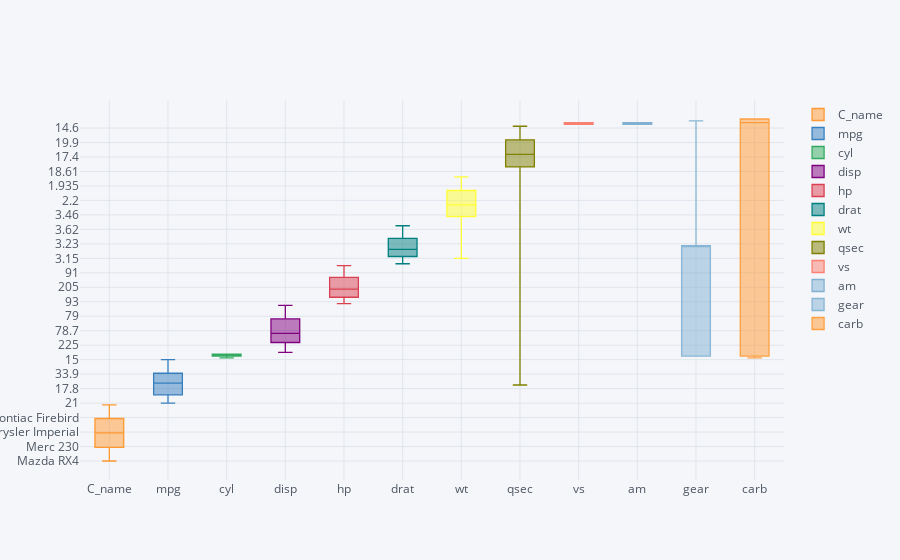

The notebook cell this image was saved under:
### Markdown cell above
# Box Plot

### Code cell
cars.iplot(kind='box')

### Figure 1 — Plotly figure (JSON) as saved in the notebook; plotly's stock layout.template omitted (floating-point values rounded to 4 significant figures)
{"data": [{"boxpoints": false, "line": {"width": 1.3}, "marker": {"color": "rgba(255, 153, 51, 1.0)"}, "name": "C_name", "orientation": "v", "type": "box", "uid": "cbb06ae7-3b47-4fe1-bb8e-6683c808913a", "y": ["Mazda RX4", "Mazda RX4 Wag", "Datsun 710", "Hornet 4 Drive", "Hornet Sportabout", "Valiant", "Duster 360", "Merc 240D", "Merc 230", "Merc 280", "Merc 280C", "Merc 450SE", "Merc 450SL", "Merc 450SLC", "Cadillac Fleetwood", "Lincoln Continental", "Chrysler Imperial", "Fiat 128", "Honda Civic", "Toyota Corolla", "Toyota Corona", "Dodge Challenger", "AMC Javelin", "Camaro Z28", "Pontiac Firebird", "Fiat X1-9", "Porsche 914-2", "Lotus Europa", "Ford Pantera L", "Ferrari Dino", "Maserati Bora", "Volvo 142E"]}, {"boxpoints": false, "line": {"width": 1.3}, "marker": {"color": "rgba(55, 128, 191, 1.0)"}, "name": "mpg", "orientation": "v", "type": "box", "uid": "ba0cfb6f-a3e6-49ac-9dee-8528388935f1", "y": [21, 21, 22.8, 21.4, 18.7, 18.1, 14.3, 24.4, 22.8, 19.2, 17.8, 16.4, 17.3, 15.2, 10.4, 10.4, 14.7, 32.4, 30.4, 33.9, 21.5, 15.5, 15.2, 13.3, 19.2, 27.3, 26, 30.4, 15.8, 19.7, 15, 21.4]}, {"boxpoints": false, "line": {"width": 1.3}, "marker": {"color": "rgba(50, 171, 96, 1.0)"}, "name": "cyl", "orientation": "v", "type": "box", "uid": "67cceac2-5e8f-402f-a11e-427bd5710eb5", "y": [6, 6, 4, 6, 8, 6, 8, 4, 4, 6, 6, 8, 8, 8, 8, 8, 8, 4, 4, 4, 4, 8, 8, 8, 8, 4, 4, 4, 8, 6, 8, 4]}, {"boxpoints": false, "line": {"width": 1.3}, "marker": {"color": "rgba(128, 0, 128, 1.0)"}, "name": "disp", "orientation": "v", "type": "box", "uid": "52b701f0-ac68-4a4b-9025-a56b6da95edf", "y": [160, 160, 108, 258, 360, 225, 360, 146.7, 140.8, 167.6, 167.6, 275.8, 275.8, 275.8, 472, 460, 440, 78.7, 75.7, 71.1, 120.1, 318, 304, 350, 400, 79, 120.3, 95.1, 351, 145, 301, 121]}, {"boxpoints": false, "line": {"width": 1.3}, "marker": {"color": "rgba(219, 64, 82, 1.0)"}, "name": "hp", "orientation": "v", "type": "box", "uid": "a8f2d537-04ea-434e-8c0a-3b1781445540", "y": [110, 110, 93, 110, 175, 105, 245, 62, 95, 123, 123, 180, 180, 180, 205, 215, 230, 66, 52, 65, 97, 150, 150, 245, 175, 66, 91, 113, 264, 175, 335, 109]}, {"boxpoints": false, "line": {"width": 1.3}, "marker": {"color": "rgba(0, 128, 128, 1.0)"}, "name": "drat", "orientation": "v", "type": "box", "uid": "1537bd7d-326e-41e0-9747-7bc8b670b663", "y": [3.9, 3.9, 3.85, 3.08, 3.15, 2.76, 3.21, 3.69, 3.92, 3.92, 3.92, 3.07, 3.07, 3.07, 2.93, 3, 3.23, 4.08, 4.93, 4.22, 3.7, 2.76, 3.15, 3.73, 3.08, 4.08, 4.43, 3.77, 4.22, 3.62, 3.54, 4.11]}, {"boxpoints": false, "line": {"width": 1.3}, "marker": {"color": "rgba(255, 255, 51, 1.0)"}, "name": "wt", "orientation": "v", "type": "box", "uid": "40c9148b-ba4f-49af-8694-124220f0d1f3", "y": [2.62, 2.875, 2.32, 3.215, 3.44, 3.46, 3.57, 3.19, 3.15, 3.44, 3.44, 4.07, 3.73, 3.78, 5.25, 5.424, 5.345, 2.2, 1.615, 1.835, 2.465, 3.52, 3.435, 3.84, 3.845, 1.935, 2.14, 1.513, 3.17, 2.77, 3.57, 2.78]}, {"boxpoints": false, "line": {"width": 1.3}, "marker": {"color": "rgba(128, 128, 0, 1.0)"}, "name": "qsec", "orientation": "v", "type": "box", "uid": "321329c5-454c-4bdf-8029-2801c3656363", "y": [16.46, 17.02, 18.61, 19.44, 17.02, 20.22, 15.84, 20, 22.9, 18.3, 18.9, 17.4, 17.6, 18, 17.98, 17.82, 17.42, 19.47, 18.52, 19.9, 20.01, 16.87, 17.3, 15.41, 17.05, 18.9, 16.7, 16.9, 14.5, 15.5, 14.6, 18.6]}, {"boxpoints": false, "line": {"width": 1.3}, "marker": {"color": "rgba(251, 128, 114, 1.0)"}, "name": "vs", "orientation": "v", "type": "box", "uid": "8e4fd584-551f-4d39-a5b1-ea95b1dd2294", "y": [0, 0, 1, 1, 0, 1, 0, 1, 1, 1, 1, 0, 0, 0, 0, 0, 0, 1, 1, 1, 1, 0, 0, 0, 0, 1, 0, 1, 0, 0, 0, 1]}, {"boxpoints": false, "line": {"width": 1.3}, "marker": {"color": "rgba(128, 177, 211, 1.0)"}, "name": "am", "orientation": "v", "type": "box", "uid": "0df96a4b-a41c-40b9-81bb-8e053527204b", "y": [1, 1, 1, 0, 0, 0, 0, 0, 0, 0, 0, 0, 0, 0, 0, 0, 0, 1, 1, 1, 0, 0, 0, 0, 0, 1, 1, 1, 1, 1, 1, 1]}, {"boxpoints": false, "line": {"width": 1.3}, "marker": {"color": "rgba(128, 177, 211, 0.8999999999999999)"}, "name": "gear", "orientation": "v", "type": "box", "uid": "dd9e939a-a0f2-4e62-b1c5-34ba5a3554d6", "y": [4, 4, 4, 3, 3, 3, 3, 4, 4, 4, 4, 3, 3, 3, 3, 3, 3, 4, 4, 4, 3, 3, 3, 3, 3, 4, 5, 5, 5, 5, 5, 4]}, {"boxpoints": false, "line": {"width": 1.3}, "marker": {"color": "rgba(255, 153, 51, 0.8999999999999999)"}, "name": "carb", "orientation": "v", "type": "box", "uid": "4230c93f-0c7a-4f86-bd30-c0843773c4fb", "y": [4, 4, 1, 1, 2, 1, 4, 2, 2, 4, 4, 3, 3, 3, 4, 4, 4, 1, 2, 1, 1, 2, 2, 4, 2, 1, 2, 2, 4, 6, 8, 2]}], "layout": {"legend": {"bgcolor": "#F5F6F9", "font": {"color": "#4D5663"}}, "paper_bgcolor": "#F5F6F9", "plot_bgcolor": "#F5F6F9", "title": {"font": {"color": "#4D5663"}}, "xaxis": {"gridcolor": "#E1E5ED", "showgrid": true, "tickfont": {"color": "#4D5663"}, "title": {"font": {"color": "#4D5663"}, "text": ""}, "zerolinecolor": "#E1E5ED"}, "yaxis": {"gridcolor": "#E1E5ED", "showgrid": true, "tickfont": {"color": "#4D5663"}, "title": {"font": {"color": "#4D5663"}, "text": ""}, "zerolinecolor": "#E1E5ED"}}}
